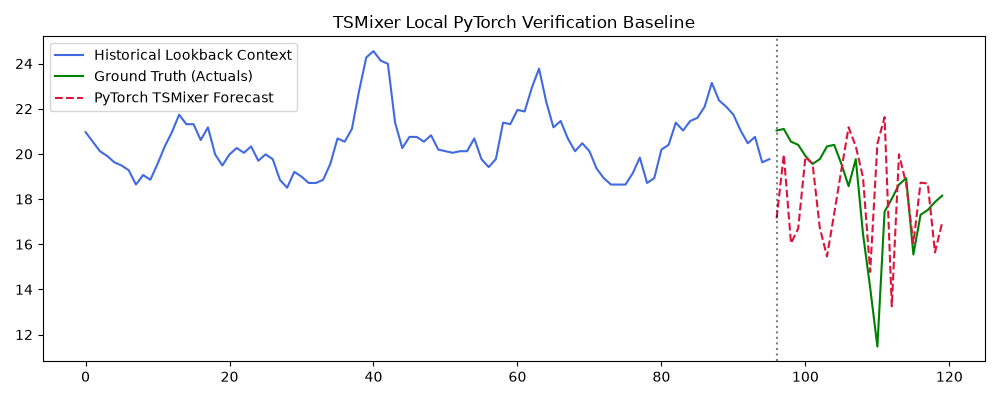

Reproduce this figure in Python.
import os
import pandas as pd
import numpy as np
import torch
import torch.nn as nn
import matplotlib.pyplot as plt
from sklearn.preprocessing import StandardScaler

print("="*60)
print("MODERN PYTORCH TS-MIXER LOCAL BASELINE RUN")
print("="*60)

# 1. Load Local Data Directly
csv_path = "./datasets/ETTh1.csv"
if not os.path.exists(csv_path):
    csv_path = "./dataset/ETT-small/ETTh1.csv" # Fallback mirror path Check

df = pd.read_csv(csv_path).set_index('date')
target_data = df.values # Multivariate array shape: [Total_Timesteps, 7]

# Chronological Train / Test split
train_end = 12 * 30 * 24
scaler = StandardScaler()
train_scaled = scaler.fit_transform(target_data[:train_end])
all_scaled = scaler.transform(target_data)

SEQ_LEN, PRED_LEN = 96, 24
NUM_FEATURES = target_data.shape[-1]

def create_windows(data, seq_len, pred_len):
    X, y = [], []
    for i in range(len(data) - seq_len - pred_len + 1):
        X.append(data[i : i + seq_len])
        y.append(data[i + seq_len : i + seq_len + pred_len])
    return torch.tensor(np.array(X), dtype=torch.float32), torch.tensor(np.array(y), dtype=torch.float32)

X, y = create_windows(all_scaled, SEQ_LEN, PRED_LEN)
split_idx = train_end
X_train, X_test = X[:split_idx], X[split_idx:]
y_train, y_test = y[:split_idx], y[split_idx:]

# 2. Clean, Modern TSMixer Layer Definition in PyTorch
class TSMixerBlock(nn.Module):
    def __init__(self, seq_len, num_features, ff_dim):
        super().__init__()
        self.temporal_norm = nn.LayerNorm([seq_len, num_features])
        self.temporal_fc = nn.Linear(seq_len, seq_len)
        
        self.feature_norm = nn.LayerNorm([seq_len, num_features])
        self.feature_fc1 = nn.Linear(num_features, ff_dim)
        self.feature_fc2 = nn.Linear(ff_dim, num_features)
        self.act = nn.ReLU()

    def forward(self, x):
        # Time Mixing Step
        res = x
        x = self.temporal_norm(x)
        x = x.transpose(1, 2) # [Batch, Features, Seq_Len]
        x = self.act(self.temporal_fc(x))
        x = x.transpose(1, 2) # [Batch, Seq_Len, Features]
        res = x + res
        
        # Feature Mixing Step
        x = self.feature_norm(res)
        x = self.act(self.feature_fc1(x))
        x = self.feature_fc2(x)
        return x + res

class TSMixer(nn.Module):
    def __init__(self, seq_len, pred_len, num_features, ff_dim=64, n_blocks=2):
        super().__init__()
        self.blocks = nn.ModuleList([TSMixerBlock(seq_len, num_features, ff_dim) for _ in range(n_blocks)])
        self.projection = nn.Linear(seq_len, pred_len)

    def forward(self, x):
        for block in self.blocks:
            x = block(x)
        x = x.transpose(1, 2) # [Batch, Features, Seq_Len]
        x = self.projection(x) # [Batch, Features, Pred_Len]
        return x.transpose(1, 2) # [Batch, Pred_Len, Features]

# 3. Fast Train Execution Run (1 Quick Epoch)
model = TSMixer(SEQ_LEN, PRED_LEN, NUM_FEATURES)
optimizer = torch.optim.Adam(model.parameters(), lr=0.001)
criterion = nn.MSELoss()

print("Running training iteration pass...")
model.train()
# Single batch trial for instant verification
optimizer.zero_grad()
output = model(X_train[:32])
loss = criterion(output, y_train[:32])
loss.backward()
optimizer.step()
print(f"Training step completed smoothly. Initial loss: {loss.item():.4f}")

# 4. Generate & Visualize Forecast
model.eval()
with torch.no_grad():
    sample_pred = model(X_test[0:1]).cpu().numpy()[0]

# Denormalize just the final channel column (OT) for plotting actual values
history_unscaled = scaler.inverse_transform(X_test[0].numpy())[:, -1]
actual_unscaled = scaler.inverse_transform(y_test[0].numpy())[:, -1]
pred_unscaled = scaler.inverse_transform(sample_pred)[:, -1]

plt.figure(figsize=(10, 4))
plt.plot(range(SEQ_LEN), history_unscaled, label="Historical Lookback Context", color="royalblue")
plt.plot(range(SEQ_LEN, SEQ_LEN + PRED_LEN), actual_unscaled, label="Ground Truth (Actuals)", color="green")
plt.plot(range(SEQ_LEN, SEQ_LEN + PRED_LEN), pred_unscaled, label="PyTorch TSMixer Forecast", color="crimson", linestyle="--")
plt.axvline(x=SEQ_LEN, color='black', linestyle=':', alpha=0.5)
plt.title("TSMixer Local PyTorch Verification Baseline")
plt.legend()
plt.tight_layout()
plt.show()
